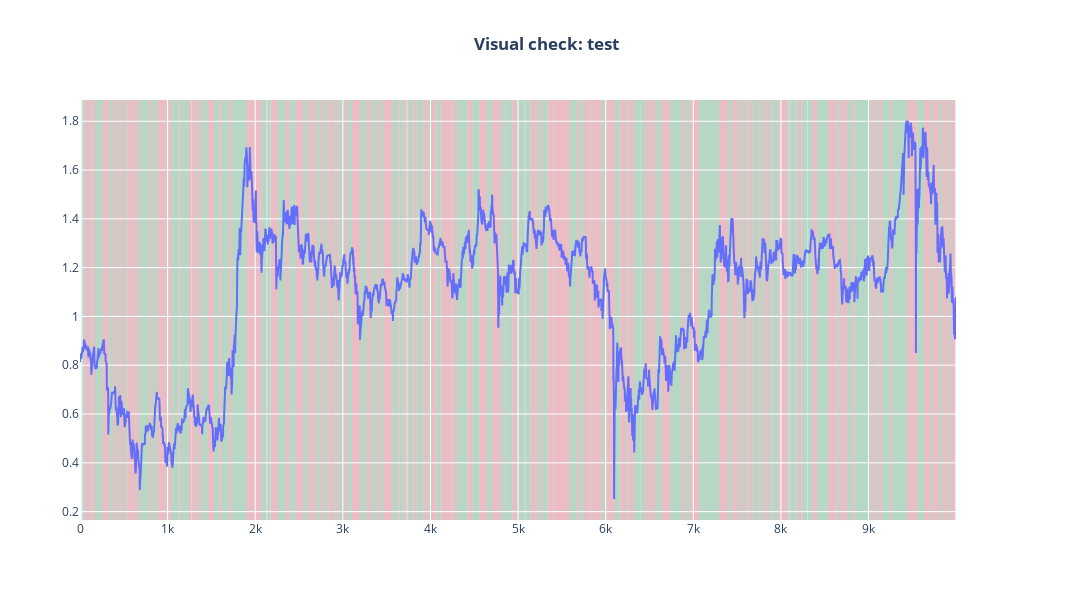

Source (notebook cell):
### Code cell
# plot test data
plot_data(mid_px_test_dyn, labels_dyn_test, 0, 10000, train_test_switch='test',y0=0)
